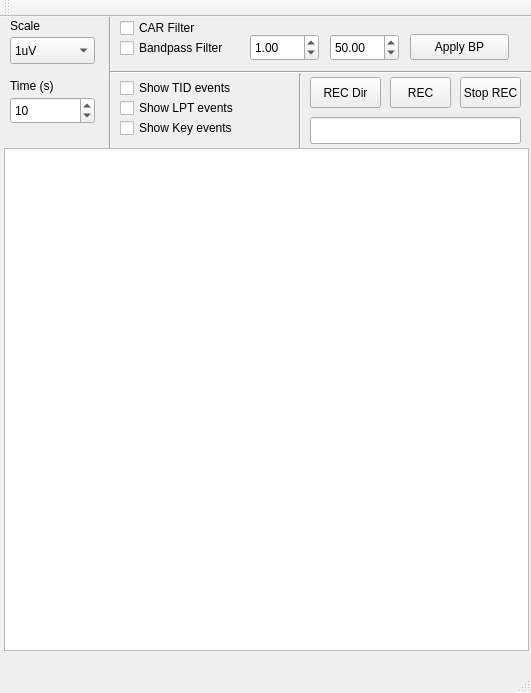
<?xml version="1.0" encoding="UTF-8"?>
<ui version="4.0">
 <class>MainWindow</class>
 <widget class="QMainWindow" name="MainWindow">
  <property name="geometry">
   <rect>
    <x>0</x>
    <y>0</y>
    <width>531</width>
    <height>693</height>
   </rect>
  </property>
  <property name="windowTitle">
   <string>MainWindow</string>
  </property>
  <widget class="QWidget" name="centralWidget">
   <widget class="QComboBox" name="comboBox_scale">
    <property name="geometry">
     <rect>
      <x>10</x>
      <y>20</y>
      <width>85</width>
      <height>27</height>
     </rect>
    </property>
    <item>
     <property name="text">
      <string>1uV</string>
     </property>
    </item>
    <item>
     <property name="text">
      <string>10uV</string>
     </property>
    </item>
    <item>
     <property name="text">
      <string>25uV</string>
     </property>
    </item>
    <item>
     <property name="text">
      <string>50uV</string>
     </property>
    </item>
    <item>
     <property name="text">
      <string>100uV</string>
     </property>
    </item>
    <item>
     <property name="text">
      <string>250uV</string>
     </property>
    </item>
    <item>
     <property name="text">
      <string>500uV</string>
     </property>
    </item>
    <item>
     <property name="text">
      <string>1mV</string>
     </property>
    </item>
    <item>
     <property name="text">
      <string>2.5mV</string>
     </property>
    </item>
    <item>
     <property name="text">
      <string>100mV</string>
     </property>
    </item>
   </widget>
   <widget class="QCheckBox" name="checkBox_car">
    <property name="geometry">
     <rect>
      <x>120</x>
      <y>0</y>
      <width>97</width>
      <height>22</height>
     </rect>
    </property>
    <property name="text">
     <string>CAR Filter</string>
    </property>
   </widget>
   <widget class="QLabel" name="label_2">
    <property name="geometry">
     <rect>
      <x>10</x>
      <y>60</y>
      <width>67</width>
      <height>17</height>
     </rect>
    </property>
    <property name="text">
     <string>Time (s)</string>
    </property>
   </widget>
   <widget class="QLabel" name="label_3">
    <property name="geometry">
     <rect>
      <x>10</x>
      <y>0</y>
      <width>67</width>
      <height>17</height>
     </rect>
    </property>
    <property name="text">
     <string>Scale</string>
    </property>
   </widget>
   <widget class="QCheckBox" name="checkBox_bandpass">
    <property name="geometry">
     <rect>
      <x>120</x>
      <y>20</y>
      <width>141</width>
      <height>22</height>
     </rect>
    </property>
    <property name="text">
     <string>Bandpass Filter</string>
    </property>
   </widget>
   <widget class="QPushButton" name="pushButton_bp">
    <property name="geometry">
     <rect>
      <x>410</x>
      <y>17</y>
      <width>99</width>
      <height>26</height>
     </rect>
    </property>
    <property name="text">
     <string>Apply BP</string>
    </property>
   </widget>
   <widget class="QSpinBox" name="spinBox_time">
    <property name="geometry">
     <rect>
      <x>10</x>
      <y>80</y>
      <width>85</width>
      <height>27</height>
     </rect>
    </property>
    <property name="minimum">
     <number>1</number>
    </property>
    <property name="value">
     <number>10</number>
    </property>
   </widget>
   <widget class="QDoubleSpinBox" name="doubleSpinBox_hp">
    <property name="geometry">
     <rect>
      <x>250</x>
      <y>17</y>
      <width>69</width>
      <height>27</height>
     </rect>
    </property>
    <property name="minimum">
     <double>0.100000000000000</double>
    </property>
    <property name="maximum">
     <double>1000.000000000000000</double>
    </property>
    <property name="singleStep">
     <double>1.000000000000000</double>
    </property>
    <property name="value">
     <double>1.000000000000000</double>
    </property>
   </widget>
   <widget class="QDoubleSpinBox" name="doubleSpinBox_lp">
    <property name="geometry">
     <rect>
      <x>330</x>
      <y>17</y>
      <width>69</width>
      <height>27</height>
     </rect>
    </property>
    <property name="minimum">
     <double>1.000000000000000</double>
    </property>
    <property name="maximum">
     <double>1000.000000000000000</double>
    </property>
    <property name="singleStep">
     <double>1.000000000000000</double>
    </property>
    <property name="value">
     <double>50.000000000000000</double>
    </property>
   </widget>
   <widget class="QCheckBox" name="checkBox_showTID">
    <property name="geometry">
     <rect>
      <x>120</x>
      <y>60</y>
      <width>161</width>
      <height>22</height>
     </rect>
    </property>
    <property name="text">
     <string>Show TID events</string>
    </property>
   </widget>
   <widget class="QCheckBox" name="checkBox_showLPT">
    <property name="geometry">
     <rect>
      <x>120</x>
      <y>80</y>
      <width>151</width>
      <height>22</height>
     </rect>
    </property>
    <property name="text">
     <string>Show LPT events</string>
    </property>
   </widget>
   <widget class="QCheckBox" name="checkBox_showKey">
    <property name="geometry">
     <rect>
      <x>120</x>
      <y>100</y>
      <width>151</width>
      <height>22</height>
     </rect>
    </property>
    <property name="text">
     <string>Show Key events</string>
    </property>
   </widget>
   <widget class="Line" name="line">
    <property name="geometry">
     <rect>
      <x>100</x>
      <y>-1</y>
      <width>21</width>
      <height>133</height>
     </rect>
    </property>
    <property name="orientation">
     <enum>Qt::Vertical</enum>
    </property>
   </widget>
   <widget class="Line" name="line_2">
    <property name="geometry">
     <rect>
      <x>110</x>
      <y>45</y>
      <width>421</width>
      <height>21</height>
     </rect>
    </property>
    <property name="orientation">
     <enum>Qt::Horizontal</enum>
    </property>
   </widget>
   <widget class="Line" name="line_3">
    <property name="geometry">
     <rect>
      <x>290</x>
      <y>57</y>
      <width>21</width>
      <height>75</height>
     </rect>
    </property>
    <property name="orientation">
     <enum>Qt::Vertical</enum>
    </property>
   </widget>
   <widget class="QPushButton" name="pushButton_stoprec">
    <property name="geometry">
     <rect>
      <x>460</x>
      <y>60</y>
      <width>61</width>
      <height>31</height>
     </rect>
    </property>
    <property name="text">
     <string>Stop REC</string>
    </property>
   </widget>
   <widget class="QPushButton" name="pushButton_rec">
    <property name="geometry">
     <rect>
      <x>390</x>
      <y>60</y>
      <width>61</width>
      <height>31</height>
     </rect>
    </property>
    <property name="text">
     <string>REC</string>
    </property>
   </widget>
   <widget class="QLineEdit" name="lineEdit_recdir">
    <property name="geometry">
     <rect>
      <x>310</x>
      <y>100</y>
      <width>211</width>
      <height>27</height>
     </rect>
    </property>
   </widget>
   <widget class="QTableWidget" name="table_channels">
    <property name="geometry">
     <rect>
      <x>4</x>
      <y>131</y>
      <width>525</width>
      <height>503</height>
     </rect>
    </property>
    <property name="maximumSize">
     <size>
      <width>529</width>
      <height>16777215</height>
     </size>
    </property>
    <property name="editTriggers">
     <set>QAbstractItemView::NoEditTriggers</set>
    </property>
    <property name="textElideMode">
     <enum>Qt::ElideMiddle</enum>
    </property>
    <property name="showGrid">
     <bool>false</bool>
    </property>
    <attribute name="horizontalHeaderVisible">
     <bool>false</bool>
    </attribute>
    <attribute name="horizontalHeaderHighlightSections">
     <bool>false</bool>
    </attribute>
    <attribute name="verticalHeaderVisible">
     <bool>false</bool>
    </attribute>
    <attribute name="verticalHeaderHighlightSections">
     <bool>false</bool>
    </attribute>
   </widget>
   <widget class="QPushButton" name="pushButton_recdir">
    <property name="geometry">
     <rect>
      <x>310</x>
      <y>60</y>
      <width>71</width>
      <height>31</height>
     </rect>
    </property>
    <property name="text">
     <string>REC Dir</string>
    </property>
   </widget>
  </widget>
  <widget class="QMenuBar" name="menuBar">
   <property name="geometry">
    <rect>
     <x>0</x>
     <y>0</y>
     <width>531</width>
     <height>20</height>
    </rect>
   </property>
  </widget>
  <widget class="QToolBar" name="mainToolBar">
   <attribute name="toolBarArea">
    <enum>TopToolBarArea</enum>
   </attribute>
   <attribute name="toolBarBreak">
    <bool>false</bool>
   </attribute>
  </widget>
  <widget class="QStatusBar" name="statusBar"/>
 </widget>
 <layoutdefault spacing="6" margin="11"/>
 <resources/>
 <connections/>
</ui>
